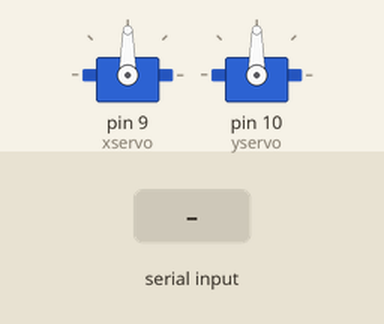
The sketch below on a simulated Arduino Uno, built with avr-gcc and run on an emulated ATmega328P. Shown: 2 × servo. The inputs (shaded band) are chosen by the test bench.

Above: at 1.2 s.
1.3 s: "sy\n" received over Serial
At 2.1 s:
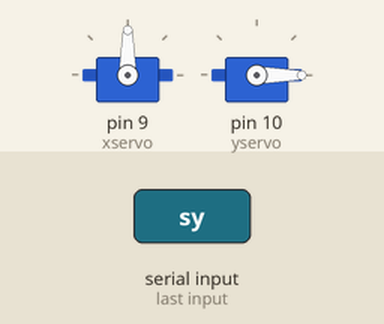
2.8 s: "sx\n" received over Serial
At 3.2 s:
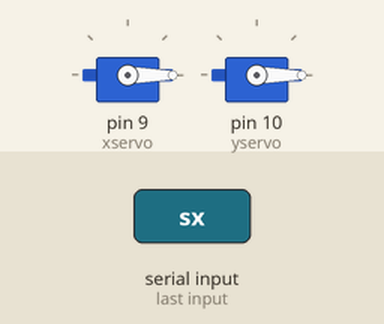
Timing chart, 0 to 5.8 s (numbered marks = the images above; inputs shaded):
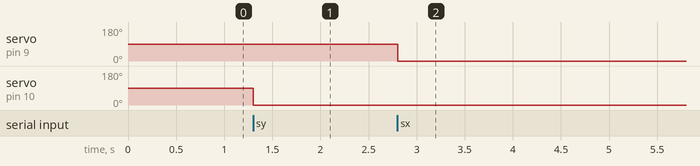

Measured:
- after the input at 1.3 s, servo on pin 10 (yservo): 90° → 0° at once
- after the input at 2.8 s, servo on pin 9 (xservo): 90° → 0° at once

The sketch:

controller_fw.ino
```cpp
#include <Servo.h>

Servo xservo;
Servo yservo;

int curx = 90;
int cury = 90;
int newx, newy;

boolean stringComplete = false;
String inputString = "";
String cmd="undef";
String param="0";


void setup() {
  xservo.attach(9);
  yservo.attach(10);

  xservo.write(curx);
  yservo.write(cury);
  newx=curx;
  newy=cury;

  Serial.begin(9600);
  inputString.reserve(200);
  //Serial.println("Controller initialized");

}

void loop() {
  serialEvent();
  if (stringComplete) {
        cmd=inputString.substring(0, 2);
        param=inputString.substring(2, 5);
        if (cmd=="gy"){
            Serial.println(cury);
        }
        else if (cmd=="gx"){
            Serial.println(curx);
        }
        else if (cmd=="sy"){
            newy=param.toInt();
        }
        else if (cmd=="sx"){
            newx=param.toInt();
        }
        else if (cmd=="te"){
           Serial.println("OK");
        }
        else{
            Serial.println("commands: gx,gy,sx***,sy***");
        }

        //Debug
        if (1==2){
          Serial.println("cmd "+cmd);
          Serial.println(param);
          Serial.println(newx);
          Serial.println(newy);
        }
        if (newx != curx){
          xservo.write(newx);
          curx=newx;
        }
        if (newy != cury){
          yservo.write(newy);
          cury=newy;
        }
        cmd="undef";
        param="0";
        inputString = "";
        stringComplete = false;
  }
}


void serialEvent() {
  while (Serial.available()) {
    char inChar = (char)Serial.read();
    inputString += inChar;
    if (inChar == '\n') {
      stringComplete = true;
    }
  }
}
```
